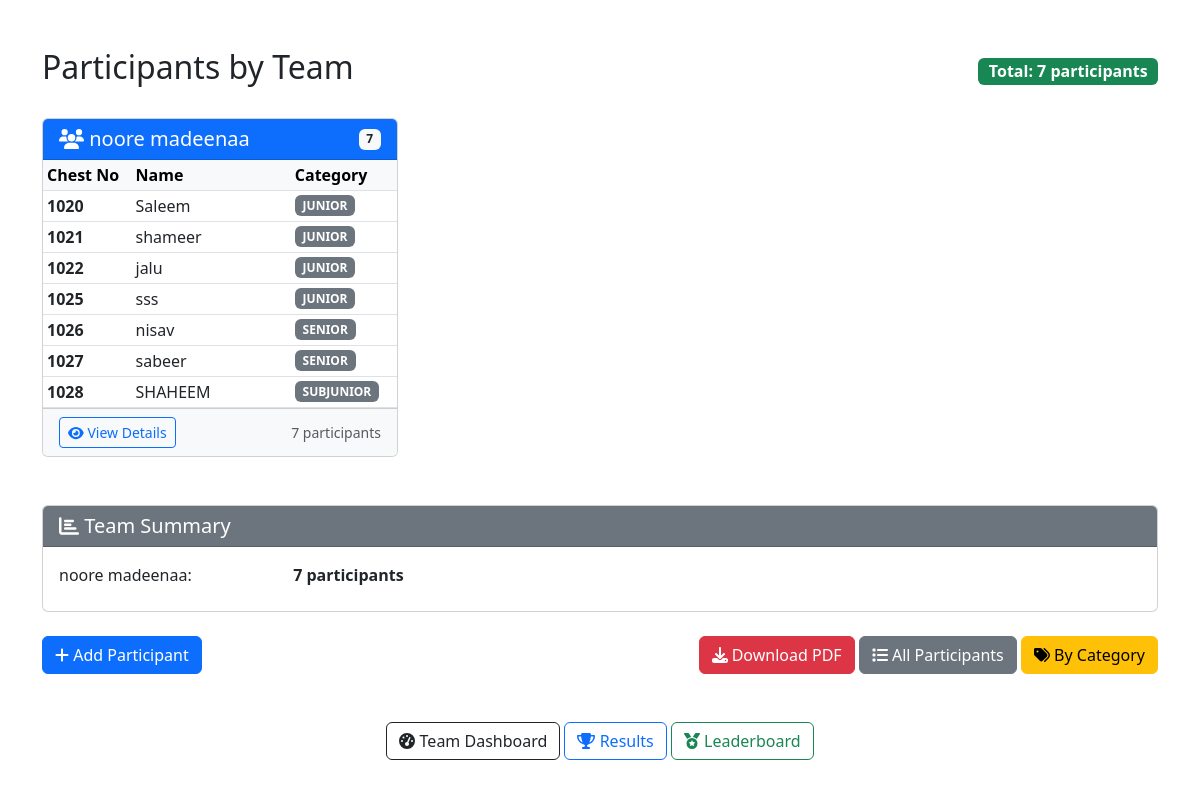
The app's page /participants/team/ (signed in), older data.
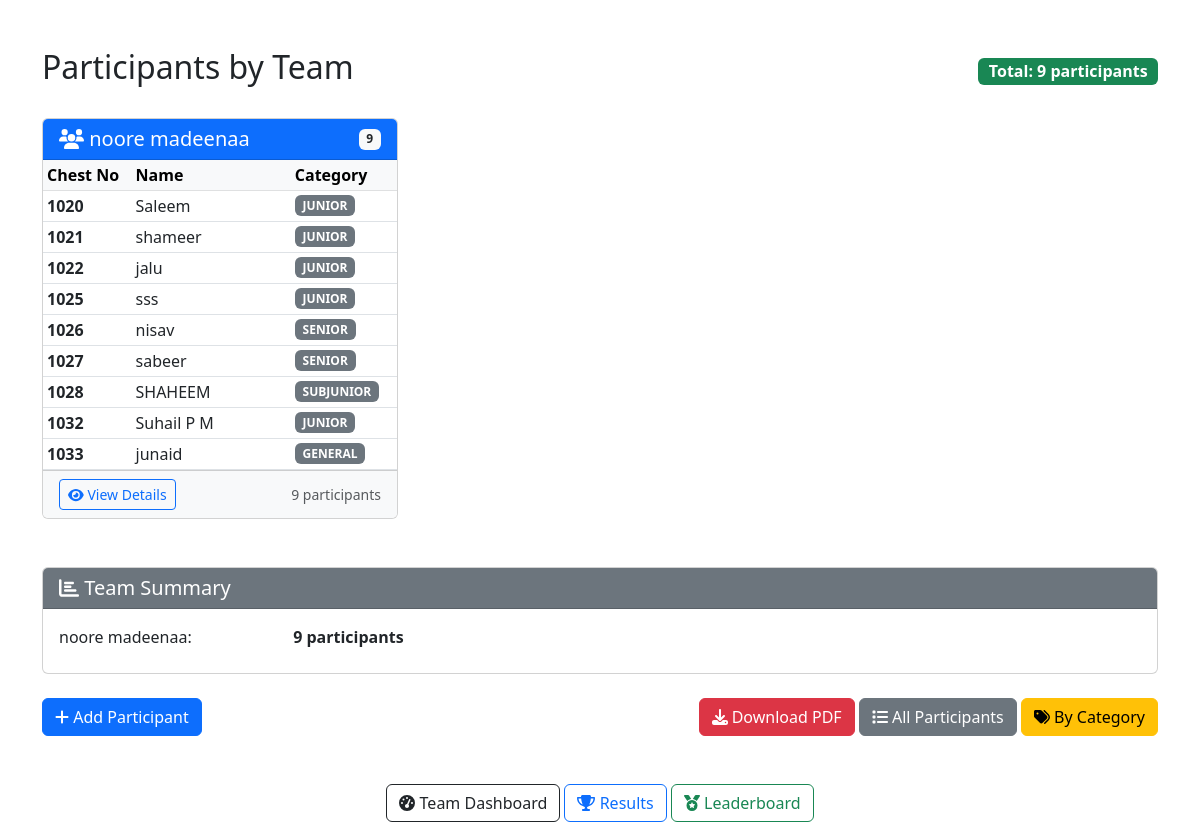
The same page, newer data.
### core/models.py (models this page shows, shortened)
class Team(models.Model):
    user = models.OneToOneField(User, on_delete=models.CASCADE)
    name = models.CharField(max_length=100)
    total_points = models.IntegerField(default=0)

class Contestant(models.Model):
    chest_no = models.PositiveIntegerField(unique=True, null=True)
    name = models.CharField(max_length=100)
    team = models.ForeignKey(Team, on_delete=models.CASCADE, null=True, blank=True)
    category = models.ForeignKey(Category, on_delete=models.CASCADE, null=True)
    total_points = models.IntegerField(default=0)

class Category(models.Model):
    name = models.CharField(max_length=100)

### core/views.py (the view)
# urls.py: path('participants/team/', views.participants_by_team, name='participants_by_team'),
@login_required
def participants_by_team(request):
    user = request.user
    teams = Team.objects.all().order_by('name')
    participants = Contestant.objects.select_related('team', 'category').order_by('chest_no')
    if hasattr(user, 'team'):
        teams = Team.objects.filter(id=user.team.id)
        participants = participants.filter(team=user.team)
    participants_by_team = {}
    for team in teams:
        team_participants = participants.filter(team=team)
        if team_participants.exists():
            participants_by_team[team] = team_participants
    return render(request, 'participants_by_team.html', {
        'participants_by_team': participants_by_team,
        'total_participants': participants.count(),
    })

### templates/participants_by_team.html (shortened to what the changed rows need)
{% load static %}
<link href="https://cdn.jsdelivr.net/npm/bootstrap@5.3.0/dist/css/bootstrap.min.css" rel="stylesheet">
<link rel="stylesheet" href="https://cdn.datatables.net/1.13.6/css/dataTables.bootstrap5.min.css">
<div class="container mt-5">
    <div class="d-flex justify-content-between align-items-center mb-4">
        <h2>Participants by Team</h2>
        <div class="badge bg-success fs-6">Total: {{ total_participants }} participants</div>
    </div>
    <div class="row">
        {% for team, participants in participants_by_team.items %}
            <div class="col-lg-6 col-xl-4 mb-4">
                <div class="card h-100 team-card" data-team-id="{{ team.id }}">
                    <div class="card-header bg-primary text-white d-flex justify-content-between align-items-center">
                        <h5 class="mb-0">
                            <i class="fas fa-users"></i> {{ team.name }}
                        </h5>
                        <span class="badge bg-light text-dark">{{ participants.count }}</span>
                    </div>
                    <div class="card-body p-0">
                        <div class="table-responsive">
                            <table class="table table-sm mb-0 team-table" data-team-id="{{ team.id }}">
                                <thead class="table-light">
                                    <tr>
                                        <th style="width: 25%;">Chest No</th>
                                        <th style="width: 45%;">Name</th>
                                        <th style="width: 30%;">Category</th>
                                    </tr>
                                </thead>
                                <tbody>
                                    {% for participant in participants %}
                                        <tr>
                                            <td><strong>{{ participant.chest_no }}</strong></td>
                                            <td>{{ participant.name }}</td>
                                            <td>
                                                <small class="badge bg-secondary">{{ participant.category.name }}</small>
                                            </td>
                                        </tr>
                                    {% endfor %}
                                </tbody>
                            </table>
                        </div>
                    </div>
                    <div class="card-footer bg-light">
                        <div class="d-flex justify-content-between">
                            <button class="btn btn-sm btn-outline-primary view-details-btn"
                                    data-bs-toggle="modal"
                                    data-bs-target="#teamModal-{{ team.id }}">
                                <i class="fas fa-eye"></i> View Details
                            </button>
                            <small class="text-muted align-self-center">
                                {{ participants.count }} participant{{ participants.count|pluralize }}
                            </small>
                        </div>
                    </div>
                </div>
            </div>
        {% empty %}
            <div class="col-12">
                <div class="alert alert-info text-center">
                    <i class="fas fa-info-circle"></i> No participants found in any team.
                </div>
            </div>
        {% endfor %}
    </div>
    {% if participants_by_team %}
        <div class="row mt-4">
            <div class="col-12">
                <div class="card">
                    <div class="card-body">
                        <div class="row">
                            {% for team, participants in participants_by_team.items %}
                                <div class="col-md-4 col-sm-6 mb-2">
                                    <div class="d-flex justify-content-between">
                                        <span>{{ team.name }}:</span>
                                        <strong>{{ participants.count }} participants</strong>
                                    </div>
                                </div>
                            {% endfor %}
                        </div>
                    </div>
                </div>
            </div>
        </div>
    {% endif %}
</div>

Row changes from the older to the newer data that the page shows:
computed for Team "noore madeenaa": count "7" → "9"
added Contestant: chest_no "1032", name "Suhail P M", category.name "JUNIOR"
added Contestant: chest_no "1033", name "junaid", category.name "GENERAL"
Text that changed along with them:
{{ total_participants }}: "7" → "9"
